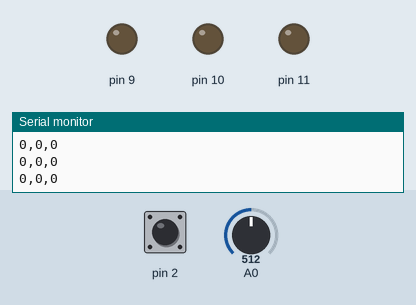
This sketch was run on a simulated Arduino Uno, built with avr-gcc and run on an emulated ATmega328P. Parts: output pins drawn as LEDs (lit = HIGH), the last lines printed to the serial monitor. The test bench sets the inputs (shaded band); at power-on: A0 = 512, pin 2 HIGH.

Above: at 1.2 s.
1.3 s: A0 set to 551
At 3.66 s:
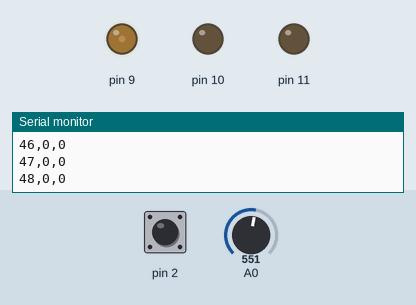
4.3 s: A0 set to 716
7.3 s: pin 2 pulled LOW for 0.15 s
At 10.0 s:
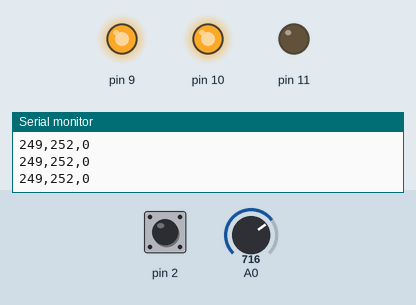
10.3 s: pin 2 pulled LOW for 1 s
At 12.9 s:
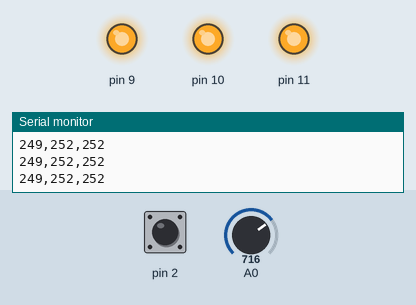
13.3 s: A0 set to 511
At 16.26 s:
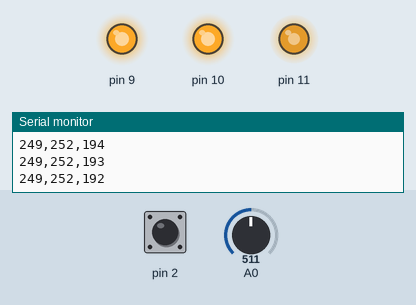
16.3 s: pin 2 pulled LOW for 0.15 s
At 19.16 s:
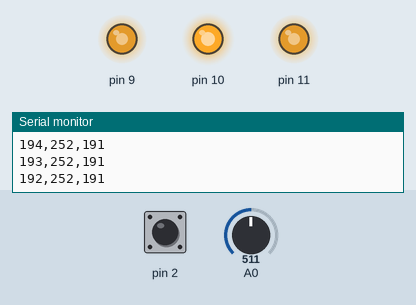
Timing chart, 0 to 23.9 s (numbered marks = the images above; inputs shaded):
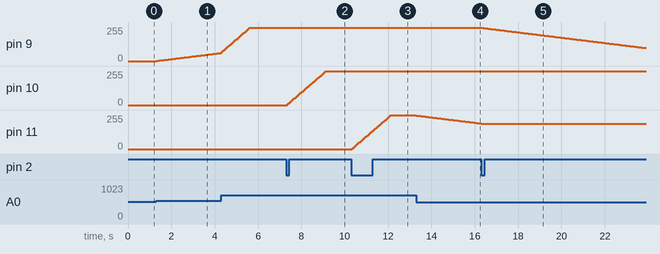

The sketch:

rgb_a_joystick.ino
```cpp
unsigned long predtim = 0;
byte intenzita[3] = {0};
bool sw_predchozi = HIGH;
byte index = 0;

void setup() {
  // konfigurace seriove linky
  Serial.begin(9600);

  // konfigurace pinu LED
  pinMode(9, OUTPUT);
  pinMode(10, OUTPUT);
  pinMode(11, OUTPUT);

  // konfigurace pinu tlacitka
  pinMode(2, INPUT_PULLUP);
}

void loop() {
  unsigned long ted = millis();

  // vzorkovani
  if (ted - predtim >= 50) {

    // nacteni polohy joysticku
    int prirustek = map(analogRead(A0), 0, 1023, -20, 20);

    // overeni rozahu (min. 0, max. 255)
    if (intenzita[index] + prirustek >= 0 && intenzita[index] + prirustek <= 255) {

      // uprava intenzity
      intenzita[index] += prirustek;
    }


    bool sw = digitalRead(2);

    // detekce stisknuti tlacitka (tzv. nabezne hrany)
    if (sw_predchozi && !sw) {

      // posouvani indexu barvy
      if (index < 2) index++;
      else index = 0;
    }
    sw_predchozi = sw;

    // vypis do PC
    Serial.print(intenzita[0]);
    Serial.print(",");
    Serial.print(intenzita[1]);
    Serial.print(",");
    Serial.println(intenzita[2]);

    // nastaveni intenzity LED
    analogWrite(9, intenzita[0]);
    analogWrite(10, intenzita[1]);
    analogWrite(11, intenzita[2]);

    // aktualizace casu pro vzorkovani
    predtim = ted;
  }
}
```

Measured:
- the behaviour switches between 537 and 538 on A0 (found by bisection; images 0 and 1)
- after the input at 1.3 s, pin 9: moves from 0/255 to 60/255 over 3.0 s, starting at once
- after the input at 7.3 s, pin 10: moves from 0/255 to 252/255 over 1.8 s, starting after 0.05 s
- after the input at 10.3 s, pin 11: moves from 0/255 to 252/255 over 1.8 s, starting after 0.06 s
- after the input at 13.3 s, pin 11: moves from 252/255 to 192/255 over 3.0 s, starting at once
- after the input at 16.3 s, pin 9: moves from 249/255 to 98/255 over 7.5 s, starting after 0.06 s; pin 11: goes on until 16.3 s, then stays 191/255
